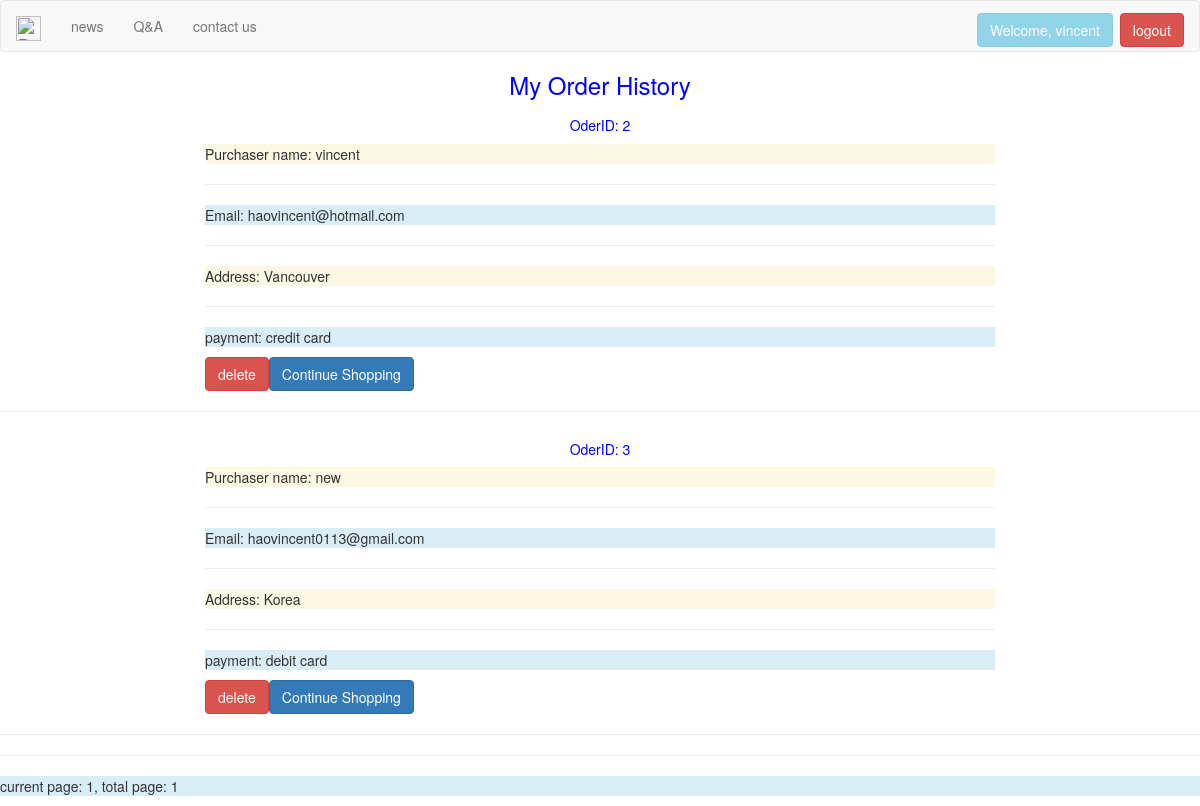
The app's page /shopping/order/view/ (signed in) with its own data.
### shopping/models.py (models this page shows)
class Order(models.Model):
	name = models.CharField(max_length=100)
	email = models.EmailField()
	address = models.TextField()
	payment = models.CharField(max_length=50)

### shopping/views.py (the view)
def view_order(request):
	order_list = Order.objects.all()
	paginator = Paginator(order_list, 15)
	page = request.GET.get('page')
	try:
		orders = paginator.page(page)
	except PageNotAnInteger:
		orders = paginator.page(1)
	except EmptyPage:
		orders = paginator.page(paginator.num_pages)
	template = loader.get_template('shopping/view_order.html')
	context = {'orders': orders}
	return HttpResponse(template.render(context, request))

### shopping/templates/shopping/view_order.html (shortened to what this page needs)
{% extends "base.html" %}
{% block title %} <h3 style="color:blue;text-align:center;">My Order History</h3> {% endblock %}
{% block content %}
{% for item in orders.object_list %}
<div class="row">
	<div class="col-md-8 col-md-offset-2">
		<h5 style="color:blue;text-align:center;">OderID: {{item.id}}</h5>
		<p class="bg-warning">Purchaser name: {{item.name}}</p>
		<hr>
		<p class="bg-info">Email: {{item.email}}</p>
		<hr>
		<p class="bg-warning">Address: {{item.address}}</p>
		<hr>
		<p class="bg-info">payment: {{item.payment}}</p>
		<a class="btn btn-primary" href="{% url 'shopping.views.catalog' %}">Continue Shopping</a>
		<a type="button" class="btn btn-danger"  style="float:left" href="{% url 'shopping.views.delete_order' item.id %}">delete</a>
	</div>
</div>
<hr>
{% endfor %}
		<hr>
		<p class="bg-info">current page: {{ orders.number }}, total page: {{ orders.paginator.num_pages }}</pe>
{% endblock %}

### shopping/templates/base.html (shortened to what this page needs)
<html>
<head>
	{% load staticfiles %}
	<link rel="stylesheet" type="text/css" href="{% static 'shopping/bootstrap.min.css' %}">
</head>
<body>
<nav class="navbar navbar-default">
  <div class="container-fluid">
    <div class="navbar-header">
      <a class="navbar-brand" href="#">
		<img alt="Brand" src="http://www.iconarchive.com/download/i77853/custom-icon-design/pretty-office-11/shop.ico" width="25px" height="25px">
	  </a>
    </div>
    <div class="collapse navbar-collapse">
      <ul class="nav navbar-nav">
        <li><a href="#">news</a></li>
		<li><a href="#">Q&A</a></li>
		<li><a href="#">contact us</a></li>
	  </ul>
	  <ul class="nav navbar-nav navbar-right" style="margin-top:12px">
		{% if request.user.is_authenticated %}
		<div>
            <a class="btn btn-info" disabled="disabled">Welcome, {{request.user}}</a>
            <a style="margin-left:3px;"class="btn btn-danger" href="{% url 'shopping.views.logout_view' %}">logout</a>
        </div>
		{% endif %}
	  </ul>
	</div>
   </div>
</nav>
<div>{% block title %}{% endblock %}</div>
<div>{% block content %}{% endblock %}</div>
</body>
</html>

### records on screen
Order: id "2", name "vincent", email "haovincent@hotmail.com", address "Vancouver", payment "credit card"
Order: id "3", name "new", email "haovincent0113@gmail.com", address "Korea", payment "debit card"

### other values on screen
{{ request.user }} "vincent"
{{ orders.number }} "1"
{{ orders.paginator.num_pages }} "1"
